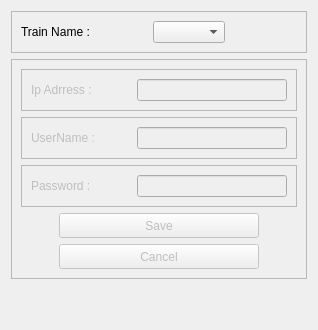
                <widget class="QWidget" name="tab_6">
                 <attribute name="title">
                  <string>Edit / Delete</string>
                 </attribute>
                 <layout class="QVBoxLayout" name="verticalLayout_16">
                  <item alignment="Qt::AlignmentFlag::AlignTop">
                   <widget class="QFrame" name="frame_57">
                    <property name="maximumSize">
                     <size>
                      <width>16777215</width>
                      <height>67</height>
                     </size>
                    </property>
                    <property name="frameShape">
                     <enum>QFrame::Shape::StyledPanel</enum>
                    </property>
                    <property name="frameShadow">
                     <enum>QFrame::Shadow::Raised</enum>
                    </property>
                    <layout class="QHBoxLayout" name="horizontalLayout_53">
                     <item>
                      <widget class="QLabel" name="label_57">
                       <property name="minimumSize">
                        <size>
                         <width>100</width>
                         <height>0</height>
                        </size>
                       </property>
                       <property name="maximumSize">
                        <size>
                         <width>100</width>
                         <height>16777215</height>
                        </size>
                       </property>
                       <property name="text">
                        <string>Train Name :</string>
                       </property>
                      </widget>
                     </item>
                     <item>
                      <widget class="QPushButton" name="btn_refresh_name_config_edit">
                       <property name="maximumSize">
                        <size>
                         <width>20</width>
                         <height>16777215</height>
                        </size>
                       </property>
                       <property name="cursor">
                        <cursorShape>PointingHandCursor</cursorShape>
                       </property>
                       <property name="styleSheet">
                        <string notr="true">background-color: None;
border:none;</string>
                       </property>
                       <property name="text">
                        <string/>
                       </property>
                       <property name="icon">
                        <iconset resource="Assets/assets.qrc">
                         <normaloff>:/asstets/icons/refresh_5730689.png</normaloff>:/asstets/icons/refresh_5730689.png</iconset>
                       </property>
                       <property name="iconSize">
                        <size>
                         <width>20</width>
                         <height>20</height>
                        </size>
                       </property>
                      </widget>
                     </item>
                     <item>
                      <widget class="QComboBox" name="combo_train_name_config"/>
                     </item>
                     <item>
                      <widget class="QPushButton" name="btn_edit_config">
                       <property name="enabled">
                        <bool>true</bool>
                       </property>
                       <property name="maximumSize">
                        <size>
                         <width>30</width>
                         <height>16777215</height>
                        </size>
                       </property>
                       <property name="cursor">
                        <cursorShape>PointingHandCursor</cursorShape>
                       </property>
                       <property name="styleSheet">
                        <string notr="true">background-color: None;
border:none;</string>
                       </property>
                       <property name="text">
                        <string/>
                       </property>
                       <property name="icon">
                        <iconset resource="Assets/assets.qrc">
                         <normaloff>:/asstets/icons/pencil_5171801.png</normaloff>:/asstets/icons/pencil_5171801.png</iconset>
                       </property>
                       <property name="iconSize">
                        <size>
                         <width>30</width>
                         <height>30</height>
                        </size>
                       </property>
                      </widget>
                     </item>
                     <item>
                      <widget class="QPushButton" name="btn_delete_config">
                       <property name="maximumSize">
                        <size>
                         <width>30</width>
                         <height>16777215</height>
                        </size>
                       </property>
                       <property name="cursor">
                        <cursorShape>PointingHandCursor</cursorShape>
                       </property>
                       <property name="styleSheet">
                        <string notr="true">background-color: None;
border:none;</string>
                       </property>
                       <property name="text">
                        <string/>
                       </property>
                       <property name="icon">
                        <iconset resource="Assets/assets.qrc">
                         <normaloff>:/asstets/icons/trash_9915690.png</normaloff>:/asstets/icons/trash_9915690.png</iconset>
                       </property>
                       <property name="iconSize">
                        <size>
                         <width>30</width>
                         <height>30</height>
                        </size>
                       </property>
                      </widget>
                     </item>
                    </layout>
                   </widget>
                  </item>
                  <item>
                   <widget class="QFrame" name="frame_train_edit">
                    <property name="enabled">
                     <bool>false</bool>
                    </property>
                    <property name="frameShape">
                     <enum>QFrame::Shape::StyledPanel</enum>
                    </property>
                    <property name="frameShadow">
                     <enum>QFrame::Shadow::Raised</enum>
                    </property>
                    <layout class="QVBoxLayout" name="verticalLayout_11">
                     <item>
                      <widget class="QFrame" name="frame_26">
                       <property name="frameShape">
                        <enum>QFrame::Shape::StyledPanel</enum>
                       </property>
                       <property name="frameShadow">
                        <enum>QFrame::Shadow::Raised</enum>
                       </property>
                       <layout class="QHBoxLayout" name="horizontalLayout_25">
                        <item>
                         <widget class="QLabel" name="label_60">
                          <property name="minimumSize">
                           <size>
                            <width>100</width>
                            <height>0</height>
                           </size>
                          </property>
                          <property name="maximumSize">
                           <size>
                            <width>100</width>
                            <height>16777215</height>
                           </size>
                          </property>
                          <property name="text">
                           <string>Ip Adrress :</string>
                          </property>
                         </widget>
                        </item>
                        <item>
                         <widget class="QLineEdit" name="line_train_profile_ip_edit"/>
                        </item>
                       </layout>
                      </widget>
                     </item>
                     <item>
                      <widget class="QFrame" name="frame_19">
                       <property name="frameShape">
                        <enum>QFrame::Shape::StyledPanel</enum>
                       </property>
                       <property name="frameShadow">
                        <enum>QFrame::Shadow::Raised</enum>
                       </property>
                       <layout class="QHBoxLayout" name="horizontalLayout_10">
                        <item>
                         <widget class="QLabel" name="label_58">
                          <property name="minimumSize">
                           <size>
                            <width>100</width>
                            <height>0</height>
                           </size>
                          </property>
                          <property name="maximumSize">
                           <size>
                            <width>100</width>
                            <height>16777215</height>
                           </size>
                          </property>
                          <property name="text">
                           <string>UserName :</string>
                          </property>
                         </widget>
                        </item>
                        <item>
                         <widget class="QLineEdit" name="line_train_profile_username_edit"/>
                        </item>
                       </layout>
                      </widget>
                     </item>
                     <item>
                      <widget class="QFrame" name="frame_25">
                       <property name="frameShape">
                        <enum>QFrame::Shape::StyledPanel</enum>
                       </property>
                       <property name="frameShadow">
                        <enum>QFrame::Shadow::Raised</enum>
                       </property>
                       <layout class="QHBoxLayout" name="horizontalLayout_20">
                        <item>
                         <widget class="QLabel" name="label_59">
                          <property name="minimumSize">
                           <size>
                            <width>100</width>
                            <height>0</height>
                           </size>
                          </property>
                          <property name="maximumSize">
                           <size>
                            <width>100</width>
                            <height>16777215</height>
                           </size>
                          </property>
                          <property name="text">
                           <string>Password :</string>
                          </property>
                         </widget>
                        </item>
                        <item>
                         <widget class="QLineEdit" name="line_train_profile_password_edit"/>
                        </item>
                       </layout>
                      </widget>
                     </item>
                     <item alignment="Qt::AlignmentFlag::AlignHCenter">
                      <widget class="QPushButton" name="btn_save_config_edit">
                       <property name="enabled">
                        <bool>false</bool>
                       </property>
                       <property name="minimumSize">
                        <size>
                         <width>200</width>
                         <height>25</height>
                        </size>
                       </property>
                       <property name="maximumSize">
                        <size>
                         <width>200</width>
                         <height>16777215</height>
                        </size>
                       </property>
                       <property name="cursor">
                        <cursorShape>PointingHandCursor</cursorShape>
                       </property>
                       <property name="text">
                        <string>Save</string>
                       </property>
                      </widget>
                     </item>
                     <item alignment="Qt::AlignmentFlag::AlignHCenter">
                      <widget class="QPushButton" name="btn_cancel_config_edit">
                       <property name="enabled">
                        <bool>false</bool>
                       </property>
                       <property name="minimumSize">
                        <size>
                         <width>200</width>
                         <height>25</height>
                        </size>
                       </property>
                       <property name="maximumSize">
                        <size>
                         <width>200</width>
                         <height>16777215</height>
                        </size>
                       </property>
                       <property name="cursor">
                        <cursorShape>PointingHandCursor</cursorShape>
                       </property>
                       <property name="text">
                        <string>Cancel</string>
                       </property>
                      </widget>
                     </item>
                    </layout>
                   </widget>
                  </item>
                  <item>
                   <spacer name="verticalSpacer_7">
                    <property name="orientation">
                     <enum>Qt::Orientation::Vertical</enum>
                    </property>
                    <property name="sizeHint" stdset="0">
                     <size>
                      <width>20</width>
                      <height>40</height>
                     </size>
                    </property>
                   </spacer>
                  </item>
                 </layout>
                </widget>
